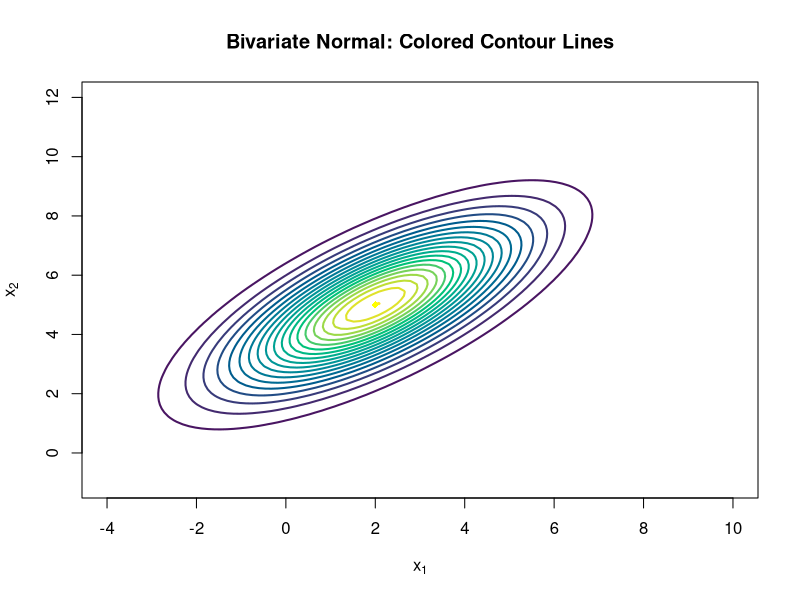

Write the R code that produced this figure.
# Load required libraries
if (!require("mvtnorm")) install.packages("mvtnorm")
library(mvtnorm)

# Set up parameters
mu    <- c(2, 5)
Sigma <- matrix(c(4, 2.5, 2.5, 3), nrow = 2)

# Create grid and compute density
x <- seq(-4, 10, length.out = 100)
y <- seq(-1, 12, length.out = 100)
z <- matrix(dmvnorm(expand.grid(x, y), mean = mu, sigma = Sigma), nrow = 100)

# Define the levels and a color palette
n_levels <- 20
levels <- seq(min(z), max(z), length.out = n_levels)
cols   <- hcl.colors(n_levels, palette = "Viridis")

# Plot level sets
contour(x, y, z, 
        levels = levels, 
        col = cols, 
        lwd = 2,
        drawlabels = FALSE,
        main = "Bivariate Normal: Colored Contour Lines",
        xlab = expression(x[1]), ylab = expression(x[2]))

# Add center point for reference
points(mu[1], mu[2], col = "yellow", pch = 18, cex = 1)
